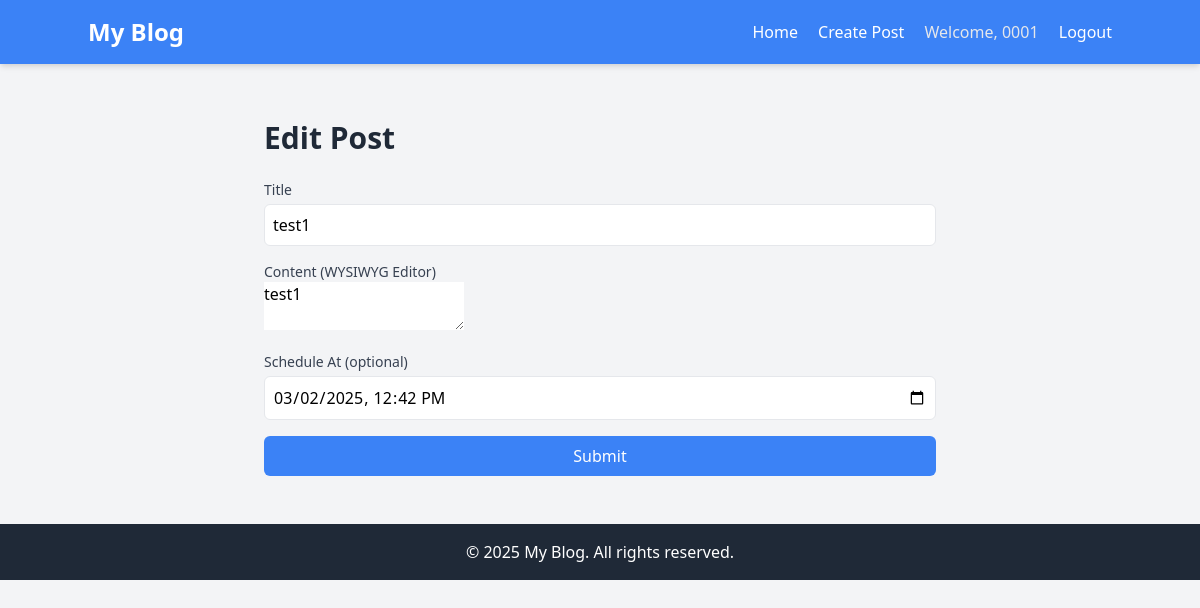
/edit/2 (signed in), run on the app's committed database.
### app/models.py (models this page shows)
class User(db.Model):
    id = db.Column(db.Integer, primary_key=True)
    username = db.Column(db.String(80), unique=True, nullable=False)
    password = db.Column(db.String(120), nullable=False)
    posts = db.relationship('Post', backref='author', lazy=True)

class Post(db.Model):
    id = db.Column(db.Integer, primary_key=True)
    title = db.Column(db.String(120), nullable=False)
    content = db.Column(db.Text, nullable=False)
    created_at = db.Column(db.DateTime, default=datetime.utcnow)
    scheduled_at = db.Column(db.DateTime, nullable=True)
    user_id = db.Column(db.Integer, db.ForeignKey('user.id'), nullable=False)
    comments = db.relationship('Comment', backref='post', lazy=True)

### app/routes.py (the view)
@bp.route('/edit/<int:id>', methods=['GET', 'POST'])
@token_required
def edit_post(id):
    if not g.current_user:
        return redirect(url_for('auth.login'))
    post = Post.query.get_or_404(id)
    if g.current_user.id != post.user_id:
        return redirect(url_for('main.index'))
    form = PostForm(obj=post)
    if request.method == 'POST' and form.validate_on_submit():
        post.title = form.title.data
        post.content = form.content.data
        post.scheduled_at = form.scheduled_at.data if form.scheduled_at.data else None
        db.session.commit()
        return redirect(url_for('main.index'))
    return render_template('create_post.html', form=form, post=post, current_user=g.get('current_user'))

### app/forms.py
class PostForm(FlaskForm):
    title = StringField('Title', validators=[DataRequired(), Length(max=120)])
    content = TextAreaField('Content', validators=[DataRequired()])  # Accepts Summernote HTML
    scheduled_at = DateTimeLocalField('Schedule At (optional)', format='%Y-%m-%dT%H:%M', validators=[])
    submit = SubmitField('Submit')

### app/routes.py (called while the page is built)
def token_required(f):
    @wraps(f)
    def decorated(*args, **kwargs):
        token = request.headers.get('Authorization') or request.cookies.get('token')
        if token and token.startswith('Bearer '):
            token = token.split(' ')[1]
        if token:
            try:
                data = jwt.decode(token, os.getenv('JWT_SECRET_KEY'), algorithms=['HS256'])
                g.current_user = User.query.get(data['user_id'])
            except:
                g.current_user = None
        else:
            g.current_user = None
        return f(*args, **kwargs)
    return decorated

### app/templates/create_post.html (shortened to what this page needs)
{% extends "base.html" %}
{% block content %}
    <div class="max-w-2xl mx-auto mt-10">
        <h1 class="text-3xl font-bold text-gray-800 mb-6">{% if post %}Edit Post{% else %}Create a Post{% endif %}</h1>
        <form method="POST" action="{% if post %}{{ url_for('main.edit_post', id=post.id) }}{% else %}{{ url_for('main.create_post') }}{% endif %}" class="space-y-4" id="post-form">
            <div>
                <label for="title" class="block text-sm font-medium text-gray-700">Title</label>
                {{ form.title(class="w-full p-2 mt-1 border rounded-md focus:outline-none focus:ring-2 focus:ring-blue-500", placeholder="Enter post title") }}
            </div>
            <div>
                <label for="content" class="block text-sm font-medium text-gray-700">Content (WYSIWYG Editor)</label>
                <textarea id="summernote" name="content">{{ post.content if post else '' }}</textarea>
            </div>
            <div>
                <label for="scheduled_at" class="block text-sm font-medium text-gray-700">Schedule At (optional)</label>
                {{ form.scheduled_at(class="w-full p-2 mt-1 border rounded-md focus:outline-none focus:ring-2 focus:ring-blue-500") }}
            </div>
            {{ form.submit(class="w-full bg-blue-500 text-white p-2 rounded-md hover:bg-blue-600 transition duration-200") }}
        </form>
    </div>
{% endblock %}

### app/templates/base.html (shortened to what this page needs)
<!DOCTYPE html>
<html lang="en">
<head>
    <link href="https://cdn.jsdelivr.net/npm/tailwindcss@2.2.19/dist/tailwind.min.css" rel="stylesheet">
    <link href="https://cdn.jsdelivr.net/npm/summernote@0.8.18/dist/summernote-lite.min.css" rel="stylesheet">
</head>
<body class="bg-gray-100 font-sans">
    <nav class="bg-blue-500 p-4 text-white shadow-md">
        <div class="container mx-auto flex justify-between items-center">
            <a href="/" class="text-2xl font-bold">My Blog</a>
            <div class="space-x-4">
                <a href="/" class="hover:underline">Home</a>
                <a href="/create" class="hover:underline">Create Post</a>
                {% if current_user %}
                    <span class="text-gray-200">Welcome, {{ current_user.username }}</span>
                    <a href="/auth/logout" class="hover:underline">Logout</a>
                {% else %}
                    <a href="/auth/login" class="hover:underline">Login</a>
                    <a href="/auth/register" class="hover:underline">Register</a>
                {% endif %}
            </div>
        </div>
    </nav>
    <div class="container mx-auto p-4">
        {% block content %}{% endblock %}
    </div>
    <footer class="bg-gray-800 text-white text-center p-4 mt-8">
        <p>© 2025 My Blog. All rights reserved.</p>
    </footer>
</body>
</html>

### data on the page
User: username "0001"
Post: title "test1", content "test1", scheduled_at "03/02/2025 12:42"
